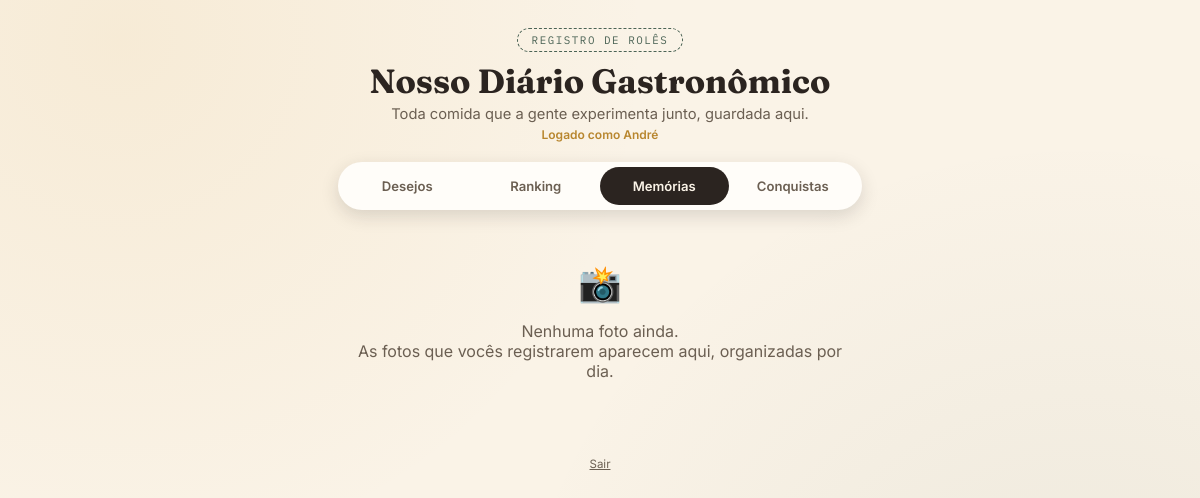
/memorias (signed in), run on an earlier commit of the app's database.
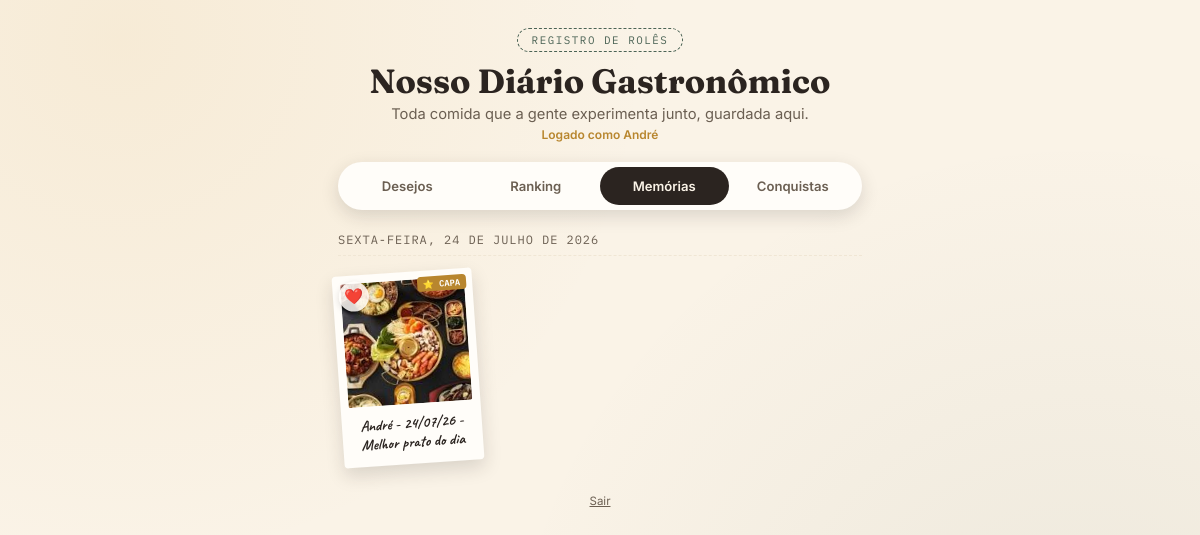
And on a later commit of the database.
### tables this page shows
CREATE TABLE registros (
                id INTEGER PRIMARY KEY AUTOINCREMENT,
                local TEXT NOT NULL,
                data TEXT NOT NULL,
                atendimento REAL NOT NULL,
                ambiente REAL NOT NULL,
                sabor REAL NOT NULL,
                notas TEXT,
                autor TEXT,
                desafio TEXT,
                desafio_concluido INTEGER DEFAULT 0,
                status TEXT NOT NULL DEFAULT 'fechado',
                criado_em TEXT NOT NULL
            );

CREATE TABLE fotos (
                id INTEGER PRIMARY KEY AUTOINCREMENT,
                registro_id INTEGER NOT NULL,
                arquivo TEXT NOT NULL,
                capa INTEGER NOT NULL DEFAULT 0
            );

### app.py (the view)
@app.route('/memorias')
def memorias():
    db = get_db()
    registros = db.execute("SELECT * FROM registros WHERE status = 'fechado' ORDER BY data DESC").fetchall()
    print(f"DEBUG MEMÓRIAS -> Total de registros fechados encontrados: {len(registros)}")
    por_dia = {}
    for r in registros:
        fotos = db.execute('SELECT id, arquivo, capa FROM fotos WHERE registro_id = ? ORDER BY capa DESC, id DESC', (r['id'],)).fetchall()
        print(f"DEBUG MEMÓRIAS -> Registro ID {r['id']} ({r['local']}) tem {len(fotos)} foto(s) vinculada(s).")
        if not fotos:
            continue
        data_curta = formatar_data_curta(r['data'])
        for foto in fotos:
            por_dia.setdefault(r['data'], []).append({
                'id': foto['id'],
                'arquivo': foto['arquivo'],
                'capa': foto['capa'],
                'local': r['local'],
                'autor': r['autor'] or '',
                'data_iso': r['data'],
                'data_curta': data_curta,
                'atendimento': r['atendimento'],
                'ambiente': r['ambiente'],
                'sabor': r['sabor'],
                'notas': r['notas'] or '',
                'desafio': r['desafio'] or '',
                'desafio_concluido': r['desafio_concluido'] or 0,
                'registro_id': r['id'],
            })
    dias = []
    for data_iso in sorted(por_dia.keys(), reverse=True):
        fotos_dia = sorted(por_dia[data_iso], key=lambda x: x['capa'], reverse=True)
        dias.append({'texto': formatar_data_longa(data_iso), 'fotos': fotos_dia})
    return render_template('memorias.html', ativa='memorias', dias=dias)

### app.py (called while the page is built)
@app.after_request
def sem_cache(response):
    if request.endpoint != 'static':
        response.headers['Cache-Control'] = 'no-store, no-cache, must-revalidate, max-age=0'
        response.headers['Pragma'] = 'no-cache'
    return response

def get_db():
    if 'db' not in g:
        g.db = sqlite3.connect(DB_PATH)
        g.db.row_factory = sqlite3.Row
    return g.db

@app.teardown_appcontext
def fechar_db(exception=None):
    db = g.pop('db', None)
    if db is not None:
        db.close()

def formatar_data_longa(iso):
    d = datetime.strptime(iso, '%Y-%m-%d')
    texto = f'{DIAS_SEMANA[d.weekday()]}, {d.day} de {MESES[d.month - 1]} de {d.year}'
    return texto[0].upper() + texto[1:]

def formatar_data_curta(iso):
    d = datetime.strptime(iso, '%Y-%m-%d')
    return d.strftime('%d/%m/%y')

### templates/memorias.html (shortened to what this page needs)
{% extends 'base.html' %}
{% block conteudo %}
<section class="painel ativa">
    {% if dias|length == 0 %}
        <div class="vazio">
            <div class="emoji">📸</div>
            <p>Nenhuma foto ainda.<br>As fotos que vocês registrarem aparecem aqui, organizadas por dia.</p>
        </div>
    {% else %}
        {% for dia in dias %}
        <div class="grupo-dia">
            <div class="titulo-dia">{{ dia.texto }}</div>
            <div class="monte">
                <div class="grade-aberta">
                    {% for foto in dia.fotos %}
                    <div class="polaroid {{ 'capa-destaque' if foto.capa == 1 else '' }}" style="transform: rotate({{ (loop.index0 * 3) % 9 - 4 }}deg)"
                         onclick="abrirModal(
                            {{ foto.local|tojson }},
                            {{ foto.data_iso|tojson }},
                            {{ foto.atendimento }},
                            {{ foto.ambiente }},
                            {{ foto.sabor }},
                            {{ foto.notas|tojson }},
                            {{ url_for('static', filename='uploads/' + foto.arquivo)|tojson }},
                            {{ foto.registro_id }},
                            {{ foto.desafio|tojson }},
                            {{ foto.desafio_concluido|tojson }},
                            {{ foto.id }},
                            {{ foto.capa }}
                         )">
                        <form method="POST" action="{{ url_for('definir_capa', foto_id=foto.id) }}"
                              class="form-curtir" onclick="event.stopPropagation()">
                            <button type="submit" class="botao-curtir {{ 'curtido' if foto.capa == 1 else '' }}"
                                    title="{{ 'Remover curtida' if foto.capa == 1 else 'Curtir e definir como capa do dia' }}">
                                {{ '❤️' if foto.capa == 1 else '🤍' }}
                            </button>
                        </form>
                        <img src="{{ url_for('static', filename='uploads/' + foto.arquivo) }}">
                        {% if foto.capa == 1 %}
                            <div class="selo-capa-polaroid">⭐ Capa</div>
                        {% endif %}
                        <div class="legenda-autor">{{ foto.autor }} - {{ foto.data_curta }} - {{ foto.notas if foto.notas else foto.local }}</div>
                    </div>
                    {% endfor %}
                </div>
            </div>
        </div>
        {% endfor %}
    {% endif %}
</section>
{% endblock %}

### templates/base.html (shortened to what this page needs)
<!DOCTYPE html>
<html lang="pt-br">
<head>
<link rel="stylesheet" href="{{ url_for('static', filename='style.css') }}">
</head>
<body>
<div class="app">
    <header class="topo">
        <span class="selo">registro de rolês</span>
        <h1>Nosso Diário Gastronômico</h1>
        <p>Toda comida que a gente experimenta junto, guardada aqui.</p>
        {% if session.get('nome') %}<p class="quem-logado">Logado como {{ session['nome'] }}</p>{% endif %}
    </header>
    <nav class="abas">
        <a href="{{ url_for('desejos') }}" class="{{ 'ativa' if ativa == 'desejos' else '' }}">Desejos</a>
        <a href="{{ url_for('ranking') }}" class="{{ 'ativa' if ativa == 'ranking' else '' }}">Ranking</a>
        <a href="{{ url_for('memorias') }}" class="{{ 'ativa' if ativa == 'memorias' else '' }}">Memórias</a>
        <a href="{{ url_for('conquistas') }}" class="{{ 'ativa' if ativa == 'conquistas' else '' }}">Conquistas</a>
    </nav>
    {% block conteudo %}{% endblock %}
    <footer class="rodape">
        <a href="{{ url_for('sair') }}">Sair</a>
    </footer>
</div>
</body>
</html>

What changed in the data, as far as the page shows it:
added registros: nome "André", autor "André", notas "Melhor prato do dia"
added fotos: arquivo (picture)
Also different on the page:
{{ session['nome'] }}: "André" → (not shown)
new list line: "SEXTA-FEIRA, 24 DE JULHO DE 2026 ❤️ ⭐ CAPA - 24/07/26 -"
text no longer shown: "📸 Nenhuma foto ainda. As fotos que vocês registrarem aparecem aqui, organizadas por dia."
